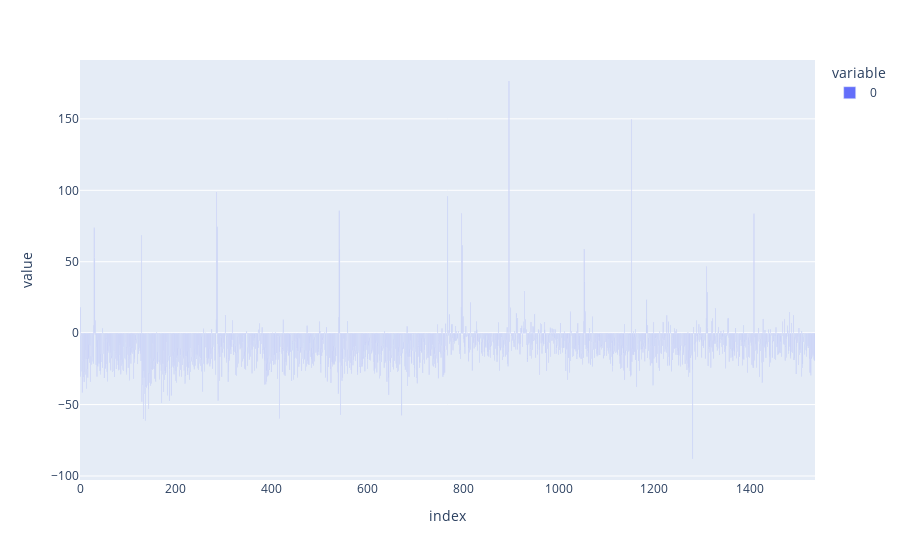

Write notebook code for a chart like this one.
### Code cell
import plotly.express as px

fig = px.bar(srs_idx[0])
fig.show()

### Figure 1 — Plotly figure (JSON) as saved in the notebook; plotly's stock layout.template omitted (floating-point values rounded to 4 significant figures; data arrays with more than 128 entries replaced by an {"elided": "..."} marker saying what was removed)
{"data": [{"alignmentgroup": "True", "hovertemplate": "variable=0<br>index=%{x}<br>value=%{y}<extra></extra>", "legendgroup": "0", "marker": {"color": "#636efa", "pattern": {"shape": ""}}, "name": "0", "offsetgroup": "0", "orientation": "v", "showlegend": true, "textposition": "auto", "x": {"elided": "1536 int values"}, "xaxis": "x", "y": {"elided": "1536 float values"}, "yaxis": "y", "type": "bar"}], "layout": {"xaxis": {"anchor": "y", "domain": [0.0, 1.0], "title": {"text": "index"}}, "yaxis": {"anchor": "x", "domain": [0.0, 1.0], "title": {"text": "value"}}, "legend": {"title": {"text": "variable"}, "tracegroupgap": 0}, "margin": {"t": 60}, "barmode": "relative"}}
